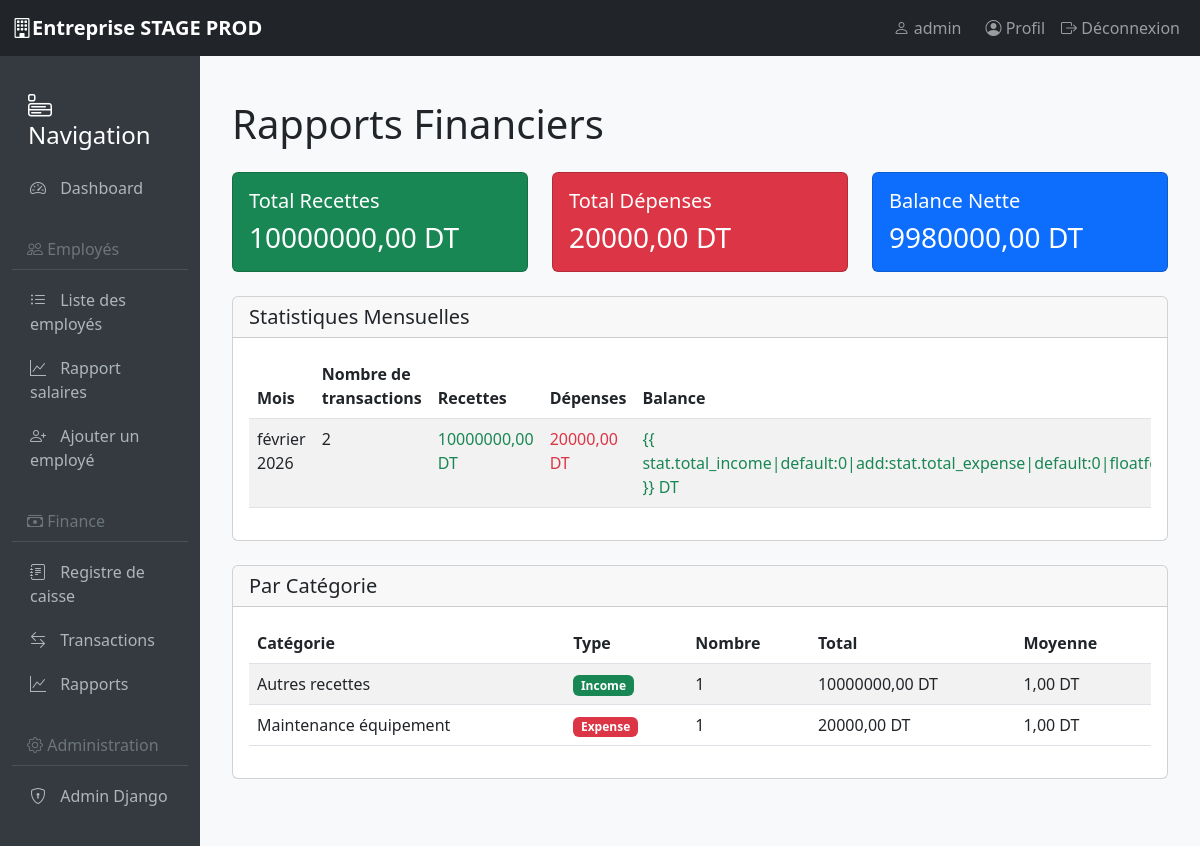
Page /finance/reports/ (signed in) on the committed database.
### core/models.py (models this page shows, shortened)
class CustomUser(AbstractUser):
    ROLE_CHOICES = [
        ('admin', 'Administrateur'),
        ('manager', 'Manager'),
        ('employee', 'Employé'),
        ('accountant', 'Comptable'),
    ]
    role = models.CharField(max_length=20, choices=ROLE_CHOICES, default='employee')
    phone = models.CharField(max_length=20, blank=True)
    department = models.CharField(max_length=100, blank=True)
    profile_picture = models.CharField(
        max_length=500,
        blank=True,
        null=True,
        verbose_name="Photo de profil (URL)"
    )
    class Meta:
        verbose_name = "Utilisateur"
        verbose_name_plural = "Utilisateurs"

### finance/models.py (models this page shows, shortened)
class TransactionCategory(models.Model):
    name = models.CharField(max_length=100)
    transaction_type = models.CharField(max_length=10, choices=[('income', 'Recette'), ('expense', 'Dépense')])
    class Meta:
        verbose_name = "Catégorie de Transaction"
        verbose_name_plural = "Catégories de Transaction"

### finance/views.py (the view)
# urls.py: path('reports/', views.finance_reports, name='finance_reports'),
@login_required
def finance_reports(request):
    from django.db.models.functions import TruncMonth
    monthly_stats = Transaction.objects.annotate(
        month=TruncMonth('date')
    ).values('month').annotate(
        total_income=Sum('amount', filter=Q(transaction_type__in=['income', 'salary'])),
        total_expense=Sum('amount', filter=Q(transaction_type__in=['expense', 'investment', 'other'])),
        count=Count('id')
    ).order_by('-month')[:12]
    category_stats = Transaction.objects.values(
        'category__name', 'transaction_type'
    ).annotate(
        total=Sum('amount'),
        count=Count('id')
    ).order_by('-total')
    total_income_all = Transaction.objects.filter(
        transaction_type__in=['income', 'salary']
    ).aggregate(total=Sum('amount'))['total'] or 0
    total_expense_all = Transaction.objects.filter(
        transaction_type__in=['expense', 'investment', 'other']
    ).aggregate(total=Sum('amount'))['total'] or 0
    net_balance = total_income_all - total_expense_all
    context = {
        'monthly_stats': monthly_stats,
        'category_stats': category_stats,
        'total_income_all': total_income_all,
        'total_expense_all': total_expense_all,
        'net_balance': net_balance,
    }
    return render(request, 'finance/finance_reports.html', context)

### templates/finance/finance_reports.html (shortened to what this page needs)
{% extends 'base.html' %} {% load static %}  {% block content %}
<div class="container mt-4">
  <h1 class="mb-4">Rapports Financiers</h1>
  <div class="row mb-4">
    <div class="col-md-4">
      <div class="card text-white bg-success">
        <div class="card-body">
          <h5 class="card-title">Total Recettes</h5>
          <h3 class="card-text">{{ total_income_all|floatformat:2 }} DT</h3>
        </div>
      </div>
    </div>
    <div class="col-md-4">
      <div class="card text-white bg-danger">
        <div class="card-body">
          <h5 class="card-title">Total Dépenses</h5>
          <h3 class="card-text">{{ total_expense_all|floatformat:2 }} DT</h3>
        </div>
      </div>
    </div>
    <div class="col-md-4">
      <div
        class="card text-white {% if net_balance >= 0 %}bg-primary{% else %}bg-warning{% endif %}"
      >
        <div class="card-body">
          <h5 class="card-title">Balance Nette</h5>
          <h3 class="card-text">{{ net_balance|floatformat:2 }} DT</h3>
        </div>
      </div>
    </div>
  </div>
  <div class="card mb-4">
    <div class="card-header">
      <h5 class="mb-0">Statistiques Mensuelles</h5>
    </div>
    <div class="card-body">
      <div class="table-responsive">
        <table class="table table-striped table-hover">
          <thead>
            <tr>
              <th>Mois</th>
              <th>Nombre de transactions</th>
              <th>Recettes</th>
              <th>Dépenses</th>
              <th>Balance</th>
            </tr>
          </thead>
          <tbody>
            {% for stat in monthly_stats %}
            <tr>
              <td>{{ stat.month|date:"F Y" }}</td>
              <td>{{ stat.count }}</td>
              <td class="text-success">
                {{ stat.total_income|default:0|floatformat:2 }} DT
              </td>
              <td class="text-danger">
                {{ stat.total_expense|default:0|floatformat:2 }} DT
              </td>
              <td
                class="{% if stat.total_income|default:0|add:stat.total_expense|default:0 >= 0 %}text-success{% else %}text-danger{% endif %}"
              >
                {{
                stat.total_income|default:0|add:stat.total_expense|default:0|floatformat:2
                }} DT
              </td>
            </tr>
            {% empty %}
            <tr>
              <td colspan="5" class="text-center">Aucune donnée disponible</td>
            </tr>
            {% endfor %}
          </tbody>
        </table>
      </div>
    </div>
  </div>
  <div class="card">
    <div class="card-header">
      <h5 class="mb-0">Par Catégorie</h5>
    </div>
    <div class="card-body">
      <div class="table-responsive">
        <table class="table table-striped table-hover">
          <thead>
            <tr>
              <th>Catégorie</th>
              <th>Type</th>
              <th>Nombre</th>
              <th>Total</th>
              <th>Moyenne</th>
            </tr>
          </thead>
          <tbody>
            {% for stat in category_stats %}
            <tr>
              <td>{{ stat.category__name|default:"Non catégorisé" }}</td>
              <td>
                <span
                  class="badge {% if stat.transaction_type in 'income,salary' %}bg-success{% else %}bg-danger{% endif %}"
                >
                  {{ stat.transaction_type|capfirst }}
                </span>
              </td>
              <td>{{ stat.count }}</td>
              <td>{{ stat.total|floatformat:2 }} DT</td>
              <td>
                {% if stat.count > 0 %}{{ stat.total|divisibleby:stat.count|default:0|floatformat:2 }} DT{% else %} 0.00 DT {% endif %}
              </td>
            </tr>
            {% empty %}
            <tr>
              <td colspan="5" class="text-center">Aucune donnée disponible</td>
            </tr>
            {% endfor %}
          </tbody>
        </table>
      </div>
    </div>
  </div>
</div>
{% endblock %}

### templates/base.html (shortened to what this page needs)
<!doctype html>
<html lang="fr">
  <head>
    <link
      href="https://cdn.jsdelivr.net/npm/bootstrap@5.3.0/dist/css/bootstrap.min.css"
      rel="stylesheet"
    />
    <link
      rel="stylesheet"
      href="https://cdn.jsdelivr.net/npm/bootstrap-icons@1.10.0/font/bootstrap-icons.css"
    />
  </head>
  <body>
    <nav class="navbar navbar-expand-lg navbar-dark bg-dark">
      <div class="container-fluid">
        <a class="navbar-brand" href="{% url 'dashboard' %}">
          <i class="bi bi-building"></i>Entreprise STAGE PROD
        </a>
        <div class="navbar-nav ms-auto">
          {% if user.is_authenticated %}
          <span class="navbar-text me-3">
            <i class="bi bi-person"></i> {{ user.username }}
          </span>
          <a class="nav-link" href="{% url 'profile' %}">
            <i class="bi bi-person-circle"></i> Profil
          </a>
          <a class="nav-link" href="{% url 'logout' %}">
            <i class="bi bi-box-arrow-right"></i> Déconnexion
          </a>
          {% else %}
          <a class="nav-link" href="{% url 'login' %}">
            <i class="bi bi-box-arrow-in-right"></i> Connexion
          </a>
          {% endif %}
        </div>
      </div>
    </nav>
    <div class="container-fluid">
      <div class="row">
        {% if user.is_authenticated %}
        <div class="col-md-2 sidebar">
          <h4 class="mt-3 mb-3 px-3">
            <i class="bi bi-menu-app"></i> Navigation
          </h4>
          <a href="{% url 'dashboard' %}">
            <i class="bi bi-speedometer2"></i> Dashboard
          </a>
          <h6><i class="bi bi-people"></i> Employés</h6>
          <a href="{% url 'employee_list' %}">
            <i class="bi bi-list-ul"></i> Liste des employés
          </a>
          <a href="{% url 'salary_report' %}">
            <i class="bi bi-graph-up"></i> Rapport salaires
          </a>
          <a href="/admin/employees/employee/add/">
            <i class="bi bi-person-plus"></i> Ajouter un employé
          </a>
          <h6><i class="bi bi-cash-stack"></i> Finance</h6>
          <a href="{% url 'finance:cash_register' %}">
            <i class="bi bi-journal-text"></i> Registre de caisse
          </a>
          <a href="{% url 'finance:transaction_list' %}">
            <i class="bi bi-arrow-left-right"></i> Transactions
          </a>
          <a href="{% url 'finance:finance_reports' %}">
            <i class="bi bi-graph-up"></i> Rapports
          </a>
          <h6><i class="bi bi-gear"></i> Administration</h6>
          <a href="/admin/"> <i class="bi bi-shield-lock"></i> Admin Django </a>
        </div>
        {% endif %}
        <div
          class="{% if user.is_authenticated %}col-md-10{% else %}col-md-12{% endif %} content"
        >
           {% block content %} {% endblock %}
        </div>
      </div>
    </div>
  </body>
</html>

### templates/base.html (style rules this page uses)
body { background-color: #f8f9fa; }
.navbar-brand { font-weight: bold; }
.sidebar { background-color: #343a40; min-height: 100vh; color: white; padding-top: 20px; }
.sidebar a { color: #adb5bd; text-decoration: none; padding: 10px 15px; display: block; border-left: 3px solid transparent; }
.sidebar a i { margin-right: 10px; }
.content { padding: 20px; }
.sidebar h6 { color: #6c757d; padding: 10px 15px; margin-top: 20px; border-bottom: 1px solid #495057; }

### rows in the picture
CustomUser: username "admin"
TransactionCategory: category__name "Autres recettes", transaction_type "Income", count "1", total "10000000,00", total|divisibleby "1,00"
TransactionCategory: category__name "Maintenance équipement", transaction_type "Expense", count "1", total "20000,00", total|divisibleby "1,00"

### other values in the picture
{{ total_income_all|floatformat:2 }} "10000000,00"
{{ total_expense_all|floatformat:2 }} "20000,00"
{{ net_balance|floatformat:2 }} "9980000,00"
{{ stat.month|date:"F Y" }} "février 2026"
{{ stat.count }} "2"
{{ stat.total_income|default:0|floatformat:2 }} "10000000,00"
{{ stat.total_expense|default:0|floatformat:2 }} "20000,00"
